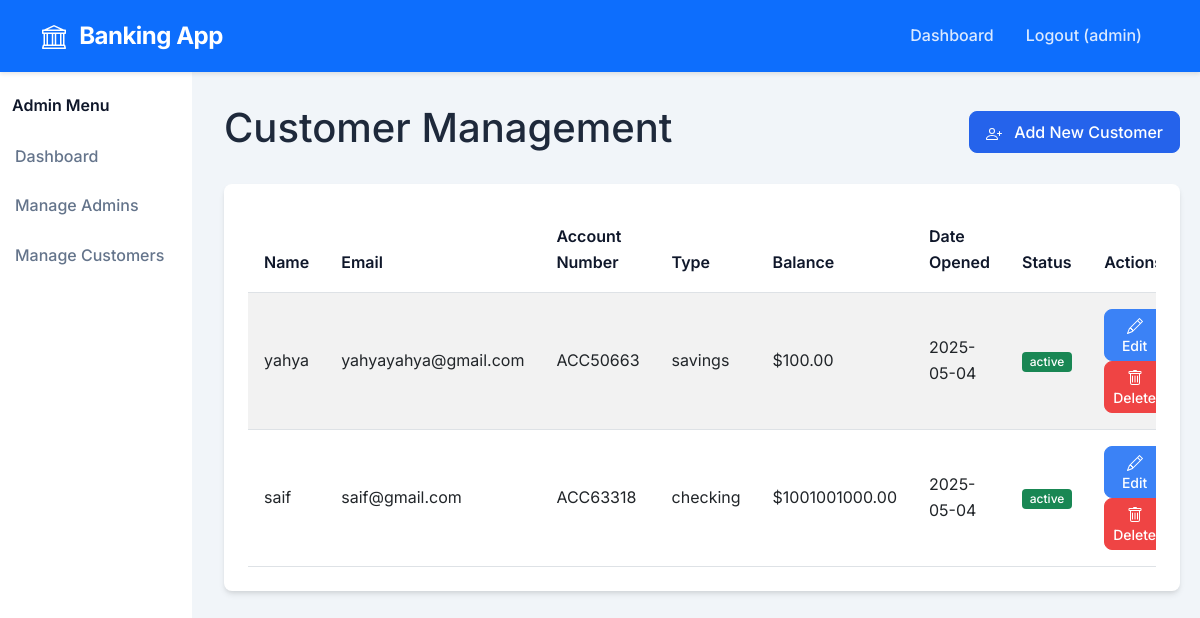
The page /admin/customers (signed in) on the database its author committed.
### app.py (models this page shows)
class Customer(db.Model):
    id = db.Column(db.Integer, primary_key=True)
    full_name = db.Column(db.String(100), nullable=False)
    email = db.Column(db.String(120), unique=True, nullable=False)
    password = db.Column(db.String(200), nullable=False)
    bank_account_number = db.Column(db.String(20), unique=True, nullable=False)
    account_type = db.Column(db.String(20), nullable=False)
    balance = db.Column(db.Float, default=0.0)
    date_opened = db.Column(db.DateTime, default=datetime.utcnow)
    status = db.Column(db.String(10), default='active')

### app.py (the view)
@app.route('/admin/customers')
@login_required
@admin_required
def customer_list():
    customers = Customer.query.all()
    return render_template('admin/customer_list.html', customers=customers)

### app.py (called while the page is built)
def login_required(f):
    @wraps(f)
    def decorated_function(*args, **kwargs):
        if 'user_id' not in session:
            flash('Please log in to access this page', 'danger')
            return redirect(url_for('login'))
        return f(*args, **kwargs)
    return decorated_function

def admin_required(f):
    @wraps(f)
    def decorated_function(*args, **kwargs):
        if 'user_role' not in session or session['user_role'] != 'admin':
            flash('You do not have permission to access this page', 'danger')
            return redirect(url_for('dashboard'))
        return f(*args, **kwargs)
    return decorated_function

### templates/admin/customer_list.html (shortened to what this page needs)
{% extends 'base.html' %}
{% block content %}
<div class="d-flex justify-content-between align-items-center mb-4 fade-in">
    <h1>Customer Management</h1>
    <a href="{{ url_for('customer_add') }}" class="btn btn-primary">
        Add New Customer
    </a>
</div>
<div class="card fade-in">
    <div class="card-body">
        <div class="table-responsive">
            <table class="table table-striped">
                <thead>
                    <tr>
                        <th>Name</th>
                        <th>Email</th>
                        <th>Account Number</th>
                        <th>Type</th>
                        <th>Balance</th>
                        <th>Date Opened</th>
                        <th>Status</th>
                        <th>Actions</th>
                    </tr>
                </thead>
                <tbody>
                    {% for customer in customers %}
                    <tr>
                        <td>{{ customer.full_name }}</td>
                        <td>{{ customer.email }}</td>
                        <td>{{ customer.bank_account_number }}</td>
                        <td>{{ customer.account_type }}</td>
                        <td>${{ "%.2f"|format(customer.balance) }}</td>
                        <td>{{ customer.date_opened.strftime('%Y-%m-%d') }}</td>
                        <td>
                            <span class="badge {% if customer.status == 'active' %}bg-success{% else %}bg-danger{% endif %}">
                                {{ customer.status }}
                            </span>
                        </td>
                        <td>
                            <a href="{{ url_for('customer_edit', id=customer.id) }}" class="btn btn-sm btn-info text-white">
                                Edit
                            </a>
                            <form method="POST" action="{{ url_for('customer_delete', id=customer.id) }}" class="d-inline">
                                <button type="submit" class="btn btn-sm btn-danger" onclick="return confirm('Are you sure you want to delete this customer?')">
                                    Delete
                                </button>
                            </form>
                        </td>
                    </tr>
                    {% endfor %}
                </tbody>
            </table>
        </div>
    </div>
</div>
{% endblock %}

### static/css/style.css (style rules this page uses)
:root { --primary-color: #2563eb; --primary-dark: #1d4ed8; --primary-light: #3b82f6; --secondary-color: #0f172a; --accent-color: #f59e0b; --success-color: #10b981; --danger-color: #ef4444; --warning-color: #f59e0b; --info-color: #3b82f6; --light-color: #f8fafc; --dark-color: #1e293b; --gray-color: #64748b; --gray-light: #e2e8f0; --border-radius: 0.5rem; --box-shadow: 0 4px 6px -1px rgba(0, 0, 0, 0.1), 0 2px 4px -1px rgba(0, 0, 0, 0.06); --transition: all 0.3s ease; }
body { font-family: "Inter", -apple-system, BlinkMacSystemFont, "Segoe UI", Roboto, Oxygen, Ubuntu, Cantarell, "Open Sans", "Helvetica Neue", sans-serif; color: var(--dark-color); background-color: #f1f5f9; line-height: 1.6; }
.card { border: none; border-radius: var(--border-radius); box-shadow: var(--box-shadow); transition: var(--transition); overflow: hidden; margin-bottom: 1.5rem; }
.card-body { padding: 1.5rem; }
.btn { font-weight: 500; padding: 0.5rem 1rem; border-radius: var(--border-radius); transition: var(--transition); }
.btn-primary { background-color: var(--primary-color); border-color: var(--primary-color); }
.btn-info { background-color: var(--info-color); border-color: var(--info-color); }
.btn-danger { background-color: var(--danger-color); border-color: var(--danger-color); }
.btn-sm { padding: 0.25rem 0.5rem; font-size: 0.875rem; }
.table { margin-bottom: 0; }
.table th { font-weight: 600; color: var(--secondary-color); border-top: none; border-bottom-width: 1px; padding: 1rem; }
.table td { padding: 1rem; vertical-align: middle; }
.table-striped tbody tr:nth-of-type(odd) { background-color: rgba(0, 0, 0, 0.02); }
.badge { font-weight: 500; padding: 0.35em 0.65em; border-radius: 0.25rem; }
.fade-in { animation: fadeIn 0.3s ease-in-out; }

### rows shown on the page
Customer: full_name "yahya", email "yahyayahya@gmail.com", bank_account_number "ACC50663", account_type "savings", balance "100.00", date_opened "2025-05-04", status "active"
Customer: full_name "saif", email "saif@gmail.com", bank_account_number "ACC63318", account_type "checking", balance "1001001000.00", date_opened "2025-05-04", status "active"

### other values the page prints
{{ session['username'] }} "admin"
